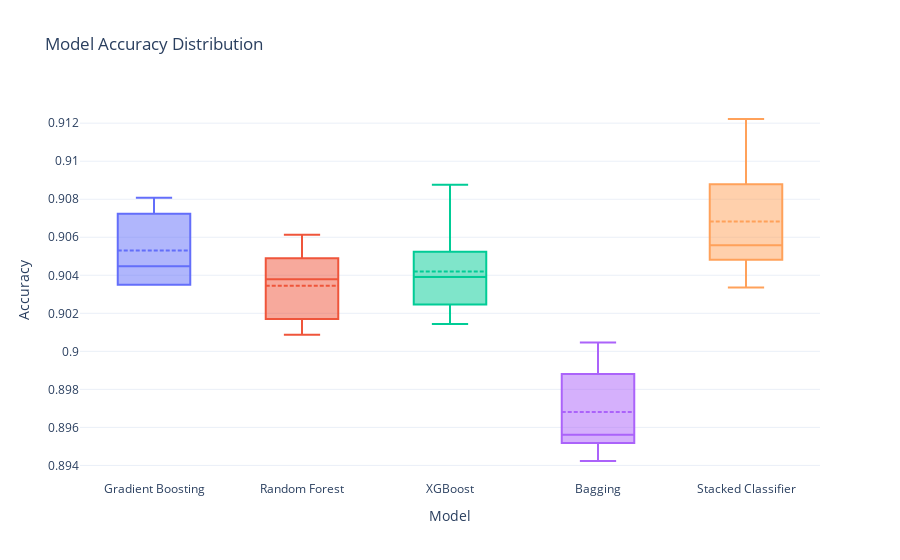

The code cell stored with this chart in its notebook:
### Code cell
#plot the results using Plotly
fig_2 = go.Figure()

for col in df_ohe_stacked.columns:
    fig_2.add_trace(go.Box(y=df_ohe_stacked[col], name=col, boxmean=True))

fig_2.update_layout(
    title="Model Accuracy Distribution",
    xaxis_title="Model",
    yaxis_title="Accuracy",
    showlegend=False,
    template="plotly_white"
)

fig_2.show()

### Figure 1 — Plotly figure (JSON) as saved in the notebook; plotly's stock layout.template omitted (floating-point values rounded to 4 significant figures)
{"data": [{"boxmean": true, "name": "Gradient Boosting", "type": "box", "y": [0.9081, 0.907, 0.9045, 0.9035, 0.9035]}, {"boxmean": true, "name": "Random Forest", "type": "box", "y": [0.9045, 0.9061, 0.9038, 0.9009, 0.902]}, {"boxmean": true, "name": "XGBoost", "type": "box", "y": [0.9088, 0.9014, 0.9041, 0.9028, 0.9039]}, {"boxmean": true, "name": "Bagging", "type": "box", "y": [0.9005, 0.8983, 0.8955, 0.8956, 0.8942]}, {"boxmean": true, "name": "Stacked Classifier", "type": "box", "y": [0.9122, 0.9053, 0.9056, 0.9034, 0.9076]}], "layout": {"showlegend": false, "title": {"text": "Model Accuracy Distribution"}, "xaxis": {"title": {"text": "Model"}}, "yaxis": {"title": {"text": "Accuracy"}}}}
